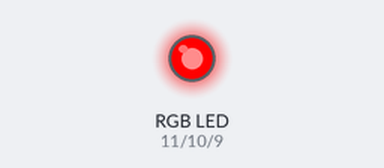
Simulated run of this sketch. Board: Arduino Uno, built with avr-gcc and run on an emulated ATmega328P. Shown: an RGB LED mixed from three pins (HIGH = lit). Dim RGB values are drawn brighter than linear.

Above: at 0.05 s.
At 3.75 s:
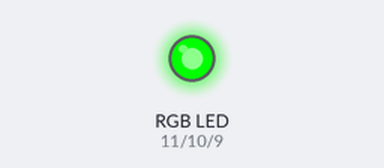
At 7.65 s:
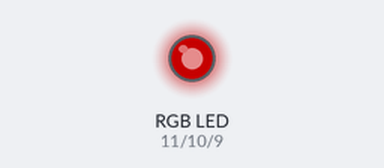
At 9.55 s:
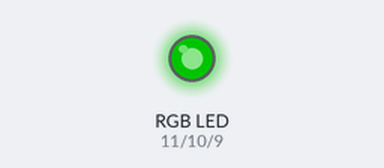
At 11.55 s:
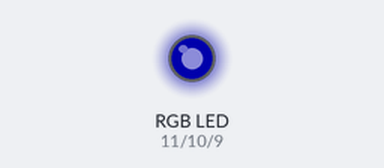
At 15.25 s:
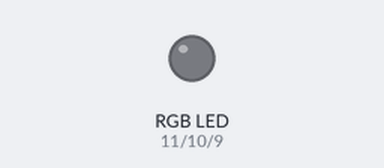
Timing chart, 0 to 19.9 s (numbered marks = the images above):
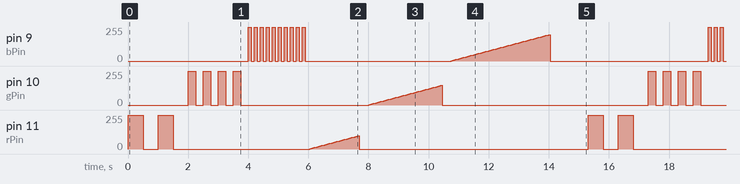

Measured:
- by itself, pin 9 (bPin), pin 10 (gPin), pin 11 (rPin): moves between 0/255 and 255/255, repeating every 15.3 s

The sketch:

W07-20-test-LEDs.ino
```cpp
// W07-20-test-LEDs
// make sure LED is ready for class
/* pattern:
 *
 *  red   on/off digital blink -- 500mS on/off
 *  green on/off digital blink -- 250mS on/off
 *  blue  on/off digital blink -- 100mS on/off
 *
 *  red   analog fade -- 0-100
 *  green analog fade -- 0-150
 *  blue  analog fade -- 0-200
 *
 *  led goes off briefly at end of each fade.
 */


int rPin =  11 ;   // pin declare -- where is circuit ?
int gPin =  10 ;   // pin declare -- where is circuit ?
int bPin =   9 ;   // pin declare -- where is circuit ?

void setup() {
  pinMode(rPin,  OUTPUT ); // INPUT OR OUTPUT ?
  pinMode(gPin,  OUTPUT ); // INPUT OR OUTPUT ?
  pinMode(bPin,  OUTPUT ); // INPUT OR OUTPUT ?

}

void loop () {
  blinkLED(rPin, 2, 500);
  blinkLED(gPin, 4, 250);
  blinkLED(bPin, 10,100);

  fadeLED(rPin, 0, 100);
  fadeLED(gPin, 0, 150);
  fadeLED(bPin, 0, 200);

  delay(1000);
}


// functions
void blinkLED( int whichOne, int howMany, int howLong){
  for(int i = 0; i < howMany; i++){
    digitalWrite(whichOne, 1);
    delay(howLong);
    digitalWrite(whichOne, 0);
    delay(howLong);
  }
}

void fadeLED( int whichOne, int start, int end){
  for (int i = start; i < end; i+=3){
    analogWrite(whichOne, i);
    delay(50);
  }
  analogWrite(whichOne, 0); // turn whichOne off
  delay(250); // give eye a moment to adjust
}
```
